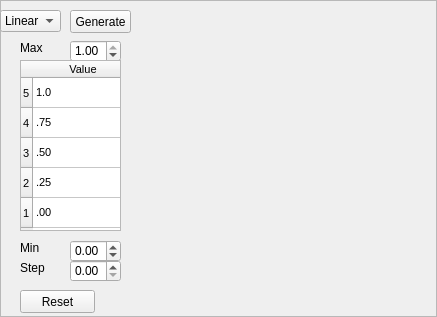
<?xml version="1.0" encoding="UTF-8"?>
<ui version="4.0">
 <class>MixerCurve</class>
 <widget class="QFrame" name="MixerCurve">
  <property name="geometry">
   <rect>
    <x>0</x>
    <y>0</y>
    <width>437</width>
    <height>317</height>
   </rect>
  </property>
  <property name="minimumSize">
   <size>
    <width>365</width>
    <height>306</height>
   </size>
  </property>
  <property name="maximumSize">
   <size>
    <width>500</width>
    <height>500</height>
   </size>
  </property>
  <property name="baseSize">
   <size>
    <width>300</width>
    <height>300</height>
   </size>
  </property>
  <property name="windowTitle">
   <string>MixerCurve</string>
  </property>
  <property name="frameShape">
   <enum>QFrame::StyledPanel</enum>
  </property>
  <property name="frameShadow">
   <enum>QFrame::Raised</enum>
  </property>
  <widget class="MixerCurveWidget" name="CurveWidget" native="true">
   <property name="geometry">
    <rect>
     <x>140</x>
     <y>10</y>
     <width>291</width>
     <height>300</height>
    </rect>
   </property>
   <property name="minimumSize">
    <size>
     <width>261</width>
     <height>241</height>
    </size>
   </property>
   <property name="maximumSize">
    <size>
     <width>300</width>
     <height>300</height>
    </size>
   </property>
  </widget>
  <widget class="QDoubleSpinBox" name="CurveMin">
   <property name="geometry">
    <rect>
     <x>70</x>
     <y>240</y>
     <width>51</width>
     <height>22</height>
    </rect>
   </property>
   <property name="correctionMode">
    <enum>QAbstractSpinBox::CorrectToNearestValue</enum>
   </property>
   <property name="minimum">
    <double>-1.000000000000000</double>
   </property>
   <property name="maximum">
    <double>1.000000000000000</double>
   </property>
   <property name="singleStep">
    <double>0.010000000000000</double>
   </property>
   <property name="value">
    <double>0.000000000000000</double>
   </property>
  </widget>
  <widget class="QDoubleSpinBox" name="CurveMax">
   <property name="geometry">
    <rect>
     <x>70</x>
     <y>40</y>
     <width>51</width>
     <height>22</height>
    </rect>
   </property>
   <property name="correctionMode">
    <enum>QAbstractSpinBox::CorrectToNearestValue</enum>
   </property>
   <property name="minimum">
    <double>0.000000000000000</double>
   </property>
   <property name="maximum">
    <double>1.000000000000000</double>
   </property>
   <property name="singleStep">
    <double>0.010000000000000</double>
   </property>
   <property name="value">
    <double>1.000000000000000</double>
   </property>
  </widget>
  <widget class="QTableWidget" name="CurveSettings">
   <property name="geometry">
    <rect>
     <x>20</x>
     <y>60</y>
     <width>101</width>
     <height>171</height>
    </rect>
   </property>
   <property name="font">
    <font>
     <pointsize>8</pointsize>
    </font>
   </property>
   <property name="verticalScrollBarPolicy">
    <enum>Qt::ScrollBarAlwaysOff</enum>
   </property>
   <property name="horizontalScrollBarPolicy">
    <enum>Qt::ScrollBarAlwaysOff</enum>
   </property>
   <property name="autoScroll">
    <bool>false</bool>
   </property>
   <property name="rowCount">
    <number>5</number>
   </property>
   <property name="columnCount">
    <number>1</number>
   </property>
   <row>
    <property name="text">
     <string>5</string>
    </property>
   </row>
   <row>
    <property name="text">
     <string>4</string>
    </property>
   </row>
   <row>
    <property name="text">
     <string>3</string>
    </property>
   </row>
   <row>
    <property name="text">
     <string>2</string>
    </property>
   </row>
   <row>
    <property name="text">
     <string>1</string>
    </property>
   </row>
   <column>
    <property name="text">
     <string>Value</string>
    </property>
   </column>
   <item row="0" column="0">
    <property name="text">
     <string>1.0</string>
    </property>
   </item>
   <item row="1" column="0">
    <property name="text">
     <string>.75</string>
    </property>
   </item>
   <item row="2" column="0">
    <property name="text">
     <string>.50</string>
    </property>
   </item>
   <item row="3" column="0">
    <property name="text">
     <string>.25</string>
    </property>
   </item>
   <item row="4" column="0">
    <property name="text">
     <string>.00</string>
    </property>
   </item>
  </widget>
  <widget class="QComboBox" name="CurveType">
   <property name="geometry">
    <rect>
     <x>0</x>
     <y>10</y>
     <width>61</width>
     <height>22</height>
    </rect>
   </property>
   <item>
    <property name="text">
     <string>Linear</string>
    </property>
   </item>
   <item>
    <property name="text">
     <string>Log</string>
    </property>
   </item>
   <item>
    <property name="text">
     <string>Exp</string>
    </property>
   </item>
   <item>
    <property name="text">
     <string>Flat</string>
    </property>
   </item>
   <item>
    <property name="text">
     <string>Step</string>
    </property>
   </item>
  </widget>
  <widget class="QPushButton" name="GenerateCurve">
   <property name="geometry">
    <rect>
     <x>70</x>
     <y>10</y>
     <width>61</width>
     <height>23</height>
    </rect>
   </property>
   <property name="text">
    <string>Generate</string>
   </property>
  </widget>
  <widget class="QLabel" name="minLabel">
   <property name="geometry">
    <rect>
     <x>20</x>
     <y>240</y>
     <width>41</width>
     <height>16</height>
    </rect>
   </property>
   <property name="text">
    <string>Min</string>
   </property>
  </widget>
  <widget class="QLabel" name="maxLabel">
   <property name="geometry">
    <rect>
     <x>20</x>
     <y>40</y>
     <width>41</width>
     <height>16</height>
    </rect>
   </property>
   <property name="text">
    <string>Max</string>
   </property>
  </widget>
  <widget class="QPushButton" name="ResetCurve">
   <property name="geometry">
    <rect>
     <x>20</x>
     <y>290</y>
     <width>75</width>
     <height>23</height>
    </rect>
   </property>
   <property name="text">
    <string>Reset</string>
   </property>
  </widget>
  <widget class="QLabel" name="stepLabel">
   <property name="geometry">
    <rect>
     <x>20</x>
     <y>260</y>
     <width>41</width>
     <height>16</height>
    </rect>
   </property>
   <property name="text">
    <string>Step</string>
   </property>
  </widget>
  <widget class="QDoubleSpinBox" name="CurveStep">
   <property name="geometry">
    <rect>
     <x>70</x>
     <y>260</y>
     <width>51</width>
     <height>22</height>
    </rect>
   </property>
   <property name="correctionMode">
    <enum>QAbstractSpinBox::CorrectToNearestValue</enum>
   </property>
  </widget>
 </widget>
 <customwidgets>
  <customwidget>
   <class>MixerCurveWidget</class>
   <extends>QWidget</extends>
   <header location="global">uavobjectwidgetutils/mixercurvewidget.h</header>
   <container>1</container>
  </customwidget>
 </customwidgets>
 <resources/>
 <connections/>
</ui>
